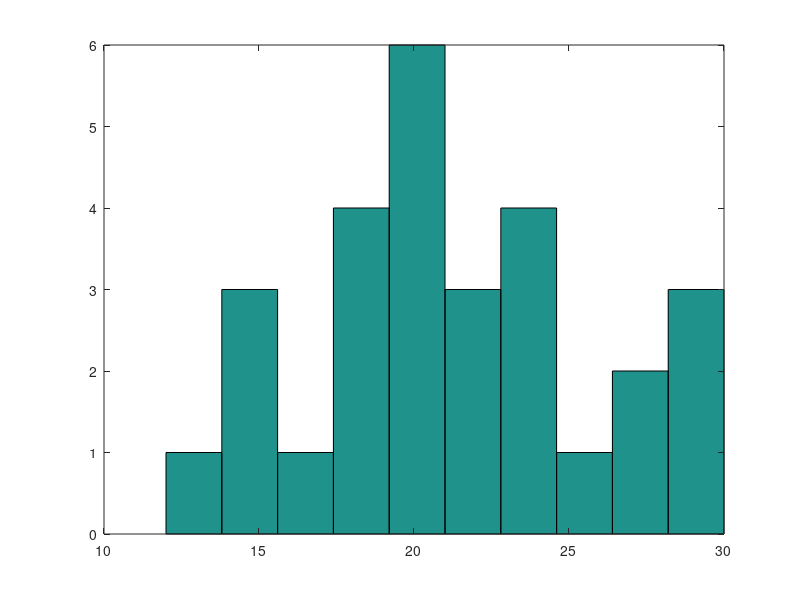

This chart was generated by the following MATLAB code:
clear all;
close all;
clc;

y=[12 14 15 14 17 18 19 21 20 21 23 22 29 30 29 ...
28 27 26 24 23 22 20 18 19 20 21 22 24];

hist(y)

%% 6주차
%sort 정렬 ( 버블정렬 )

x = [2 4 5 9 1 2 5 6 2 7]
Y = sort(x)


%save load 명령어 binary 형식으로 저장
%-ascii 아스키로 포멧 갖춰 저장하는법이랑 다시 불러오는법 알아야할듯

% 그리고 다 저장하고 특정한 변수만 불러오기

%불러와서 특정한 이름으로 다시 변수지정 해 주는법

% var = load('BinaryData.txt') 이런식으로

% 파일식별자 - 중요하지는 않다고 했는데 설명 많이함
% 파일 읽어들여서 싸인 코싸인 그리는것 예제 확실하게 알라고 함( fprintf )
% fscanf   중요한듯 필요없는 파일들 제거하면서 파일 읽어들이기

% medwin clay 음속 식 

%표층은 온도때문에 음속이 빠르면서 점점 감소하다가
% 압력에 의하여 다시 증가

%음파는 음속이 빠른곳에서 느린곳으로 굴절함









